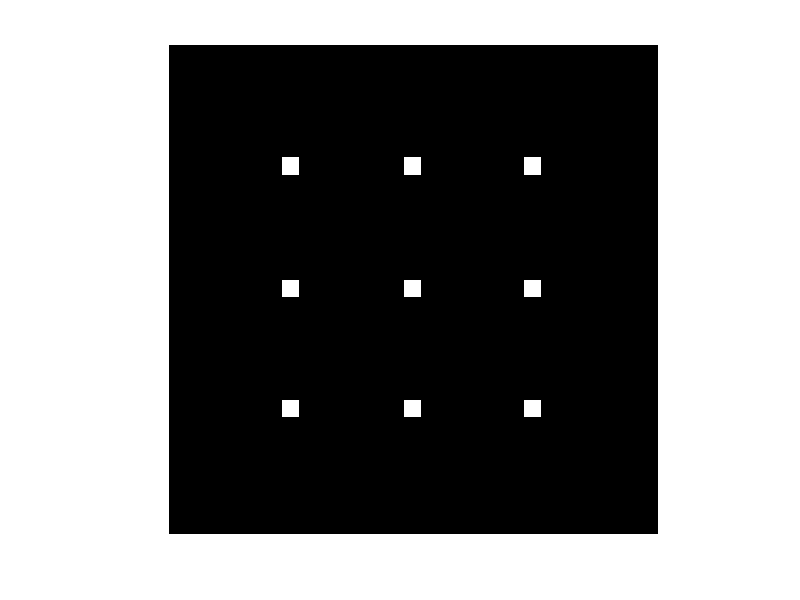

Recreate this plot in MATLAB.
% 生成测试图像

% 1. 生成点图
s = 200;
p_num = 3;
p_size = 7;
pointImg = zeros(s);
tar_coord = linspace(1, s, p_num+2);
tar_coord = tar_coord(2:p_num+1);
[X,Y] = meshgrid(tar_coord, tar_coord);
for i = 1:p_num
    for j = 1:p_num
        coord = [X(i, j) Y(i, j)];
        coord = floor(coord - p_size/2);
        pointImg(coord(1):coord(1)+p_size-1, coord(2):coord(2)+p_size-1) = 1;
    end
end
save pointImg.mat pointImg
imshow(pointImg);